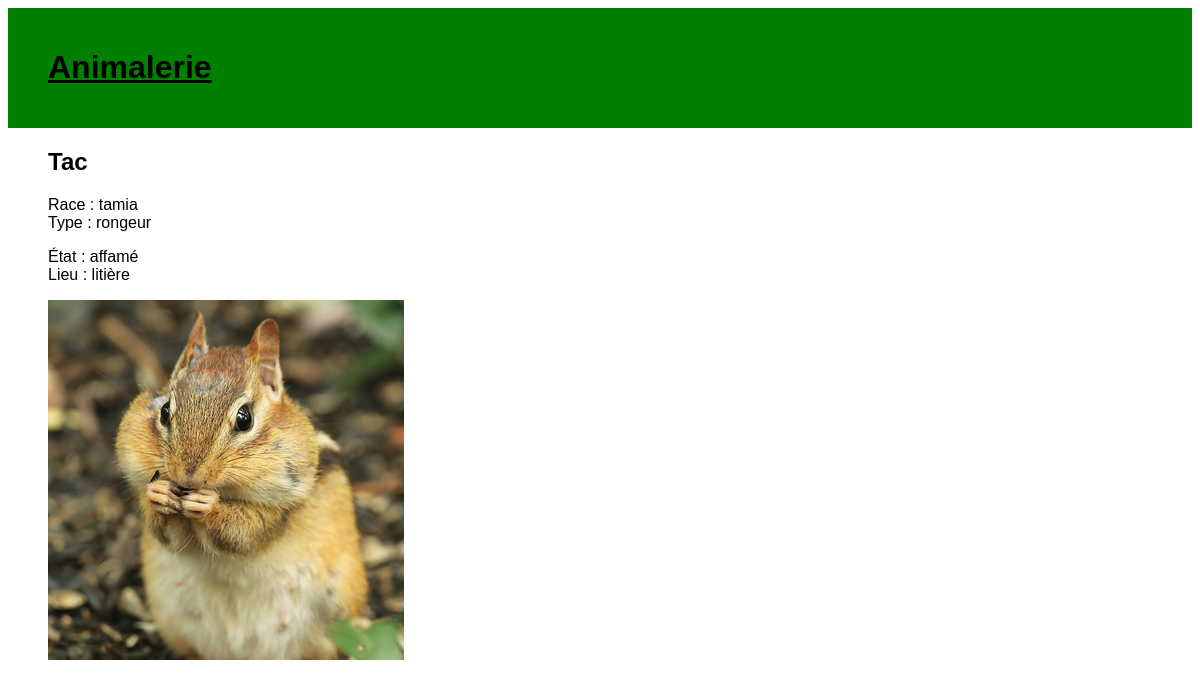
The page /animal/Tac/ on the database its author committed.
### animalerie/models.py (models this page shows, shortened)
class Animal(models.Model):
    id_animal = models.CharField(max_length=100, primary_key=True)
    etat = models.CharField(max_length=20)
    type = models.CharField(max_length=20)
    race = models.CharField(max_length=20)
    photo = models.CharField(max_length=200)
    lieu = models.ForeignKey(Equipement, on_delete=models.CASCADE)

class Equipement(models.Model):
    id_equip = models.CharField(max_length=100, primary_key=True)
    disponibilite = models.CharField(max_length=20)
    photo = models.CharField(max_length=200)
    def __str__(self):
        return self.id_equip

### animalerie/views.py (the view)
# urls.py: path('animal/<str:id_animal>/', views.animal_detail, name='animal_detail'),
def animal_detail(request, id_animal):
    animal = get_object_or_404(Animal, id_animal=id_animal)
    return render(request, "animalerie/animal_detail.html", {"animal": animal})

### animalerie/templates/animalerie/animal_detail.html (shortened to what this page needs)
{% extends 'animalerie/base.html' %}
{% block content %}
    <div class="animal">
        <h2 class="nom_animal"> {{ animal.id_animal }} </h2>
        <p class="detail"> Race : {{ animal.race }} <br /> Type : {{ animal.type }}  </p>
        <p> État : {{ animal.etat }} <br /> Lieu : {{ animal.lieu }} </p>
        {% if animal.photo %}
            <img src="../../static/images/{{animal.photo}}" class="image_animal">
        {% endif %}
    </div>
{% endblock %}

### animalerie/static/css/animalerie.css (style rules this page uses)
* { font-family: ArchivoNarrow, sans-serif; }

### rows shown on the page
Animal: id_animal "Tac", race "tamia", type "rongeur", etat "affamé", lieu "litière", photo (picture)
